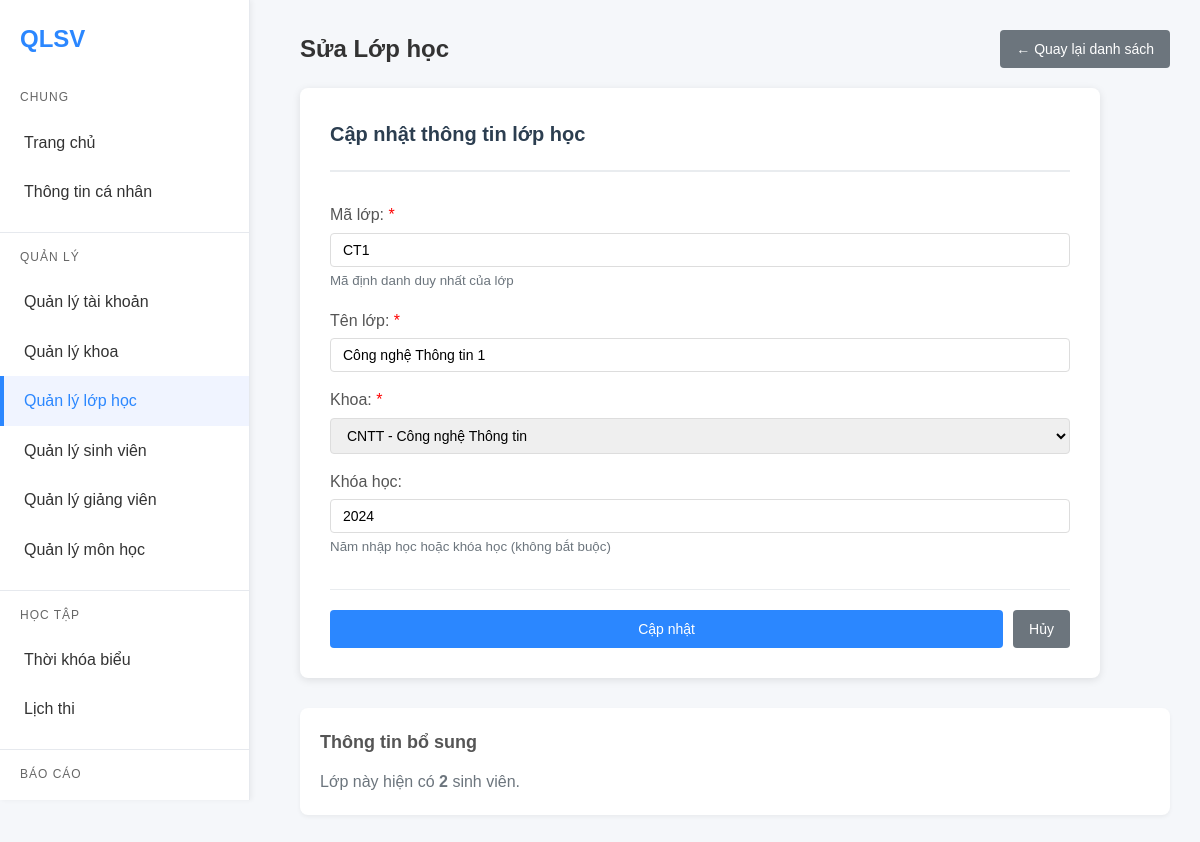
The page /classes/form.php?id=1 (signed in) on the database its author committed.
### tables this page shows
CREATE TABLE classes (
    id INT AUTO_INCREMENT PRIMARY KEY,
    class_code VARCHAR(20) UNIQUE NOT NULL,
    class_name VARCHAR(100) NOT NULL,
    department_id INT,
    academic_year INT NOT NULL,
    FOREIGN KEY (department_id) REFERENCES departments(id)
);

CREATE TABLE departments (
    id INT AUTO_INCREMENT PRIMARY KEY,
    department_code VARCHAR(10) UNIQUE NOT NULL,
    department_name VARCHAR(100) NOT NULL
);

### classes/form.php (the view, shortened to what this page needs)
<?php
require_once '../connect.php';
$id = $_GET['id'] ?? null;
$class = null;
if ($id) {
    $sql = "SELECT * FROM classes WHERE id = ?";
    $stmt = mysqli_prepare($connection, $sql);
    mysqli_stmt_bind_param($stmt, "i", $id);
    mysqli_stmt_execute($stmt);
    $result = mysqli_stmt_get_result($stmt);
    $class = mysqli_fetch_assoc($result);
}
$dept_sql = "SELECT id, department_code, department_name FROM departments ORDER BY department_code";
$departments = mysqli_query($connection, $dept_sql);
?>
<!DOCTYPE html>
<html lang="vi">
<head>
    <link rel="stylesheet" href="../css/chung.css?v=3">
</head>
<body>
    <div class="sidebar">
        <div class="brand">QLSV</div>
        <div class="nav-section">
            <div class="nav-header">Chung</div>
            <a href="../dashboard.php">Trang chủ</a>
            <a href="../profile.php">Thông tin cá nhân</a>
        </div>
        <div class="nav-section">
            <div class="nav-header">Quản lý</div>
            <a href="../account/list.php">Quản lý tài khoản</a>
            <a href="../department/list.php">Quản lý khoa</a>
            <a href="list.php" class="active">Quản lý lớp học</a>
            <a href="../student/list.php">Quản lý sinh viên</a>
            <a href="../teacher/list.php">Quản lý giảng viên</a>
            <a href="../subject/list.php">Quản lý môn học</a>
        </div>
        <div class="nav-section">
            <div class="nav-header">Học tập</div>
            <a href="../schedule/index.php">Thời khóa biểu</a>
            <a href="../schedule/lichthi.php">Lịch thi</a>
        </div>
        <div class="nav-section">
            <div class="nav-header">Báo cáo</div>
            <a href="../reports/students.php">Thống kê sinh viên</a>
        </div>
    </div>
    <div class="main">
        <div class="actions">
            <h1><?php echo $id ? ' Sửa' : ' Thêm'; ?> Lớp học</h1>
            <a href="list.php" class="btn btn-secondary">← Quay lại danh sách</a>
        </div>
        <div class="form-container">
            <div class="form-header">
                <h2><?php echo $id ? 'Cập nhật thông tin lớp học' : 'Thêm lớp học mới'; ?></h2>
            </div>
            <form method="post" action="form.php<?php echo $id ? '?id=' . $id : ''; ?>">
                <div class="form-group">
                    <label>Mã lớp: <span style="color: red;">*</span></label>
                    <input type="text" name="class_code" class="form-control"
                           placeholder="VD: CNTT01, KTDT01..."
                           value="<?php echo htmlspecialchars($class['class_code'] ?? ''); ?>"
                           required
                           <?php echo $id ? '' : 'autofocus'; ?>>
                    <small style="color: #6c757d;">Mã định danh duy nhất của lớp</small>
                </div>
                <div class="form-group">
                    <label>Tên lớp: <span style="color: red;">*</span></label>
                    <input type="text" name="class_name" class="form-control"
                           placeholder="VD: Công nghệ thông tin 01"
                           value="<?php echo htmlspecialchars($class['class_name'] ?? ''); ?>"
                           required>
                </div>
                <div class="form-group">
                    <label>Khoa: <span style="color: red;">*</span></label>
                    <select name="department_id" class="form-control" required>
                        <?php
                        mysqli_data_seek($departments, 0);
                        while ($dept = mysqli_fetch_assoc($departments)):
                        ?>
                            <option value="<?php echo $dept['id']; ?>"
                                    <?php echo (isset($class['department_id']) && $class['department_id'] == $dept['id']) ? 'selected' : ''; ?>>
                                <?php echo htmlspecialchars($dept['department_code'] . ' - ' . $dept['department_name']); ?>
                            </option>
                        <?php endwhile; ?>
                    </select>
                </div>
                <div class="form-group">
                    <label>Khóa học:</label>
                    <input type="text" name="academic_year" class="form-control"
                           placeholder="VD: 2024, K19, 2020-2024..."
                           value="<?php echo htmlspecialchars($class['academic_year'] ?? ''); ?>">
                    <small style="color: #6c757d;">Năm nhập học hoặc khóa học (không bắt buộc)</small>
                </div>
                <div style="display: flex; gap: 10px; margin-top: 30px; padding-top: 20px; border-top: 1px solid #e9ecef;">
                    <button type="submit" class="btn btn-primary" style="flex: 1;">
                        <?php echo $id ? ' Cập nhật' : ' Thêm lớp'; ?>
                    </button>
                    <a href="list.php" class="btn btn-secondary"> Hủy</a>
                </div>
            </form>
        </div>
        <?php if ($id && $class): ?>
        <div class="card" style="margin-top: 30px;">
            <div class="card-body">
                <h3> Thông tin bổ sung</h3>
                <p style="color: #6c757d;">
                    <?php
                    $stats_sql = "SELECT COUNT(*) as student_count FROM students WHERE class_id = ?";
                    $stmt = mysqli_prepare($connection, $stats_sql);
                    mysqli_stmt_bind_param($stmt, "i", $id);
                    mysqli_stmt_execute($stmt);
                    $student_count = mysqli_fetch_assoc(mysqli_stmt_get_result($stmt))['student_count'];
                    ?>
                    Lớp này hiện có <strong><?php echo $student_count; ?></strong> sinh viên.
                </p>
            </div>
        </div>
        <?php endif; ?>
    </div>
</body>
</html>

### css/chung.css (style rules this page uses)
* { margin: 0; padding: 0; box-sizing: border-box; }
body { font-family: Arial, Helvetica, sans-serif; background: #f5f7fa; line-height: 1.6; color: #333; min-height: 100vh; }
.sidebar { position: fixed !important; left: 0; top: 0; width: 250px !important; height: 100vh !important; background: #fff; border-right: 1px solid #e6e9ee; padding-top: 20px; z-index: 1000; overflow-y: auto; box-shadow: 2px 0 5px rgba(0,0,0,0.05); }
.main { margin-left: 270px !important; padding: 30px; min-height: 100vh; }
.brand { font-weight: bold !important; padding: 0 20px 20px !important; color: #2b87ff !important; font-size: 24px !important; }
.sidebar a { display: block !important; padding: 12px 20px !important; color: #333 !important; text-decoration: none !important; border-left: 4px solid transparent !important; transition: all 0.3s ease !important; }
.sidebar a:hover, .sidebar a.active { background: #f0f4ff !important; border-left-color: #2b87ff !important; color: #2b87ff !important; }
.actions { display: flex; justify-content: space-between; align-items: center; margin-bottom: 20px; flex-wrap: wrap; gap: 15px; }
.actions h1 { margin: 0; }
.form-control { width: 100%; padding: 8px 12px; border: 1px solid #ddd; border-radius: 4px; font-size: 14px; }
.nav-section { margin-bottom: 15px; border-bottom: 1px solid #e6e9ee; padding-bottom: 15px; }
.nav-header { padding: 0 20px; color: #666; font-size: 12px; text-transform: uppercase; letter-spacing: 1px; margin: 10px 0; }
h1 { color: #333; margin-bottom: 20px; font-size: 24px; }
h2 { color: #444; margin-bottom: 15px; font-size: 20px; }
h3 { color: #555; margin-bottom: 12px; font-size: 18px; }
.form-group { margin-bottom: 15px; }
.form-group label { display: block; margin-bottom: 5px; color: #555; font-weight: 500; }
input[type="text"], input[type="password"], input[type="email"], input[type="number"], input[type="date"], select, textarea { width: 100%; padding: 8px 12px; border: 1px solid #ddd; border-radius: 4px; font-size: 14px; transition: border-color 0.3s ease; }
.btn { display: inline-block; padding: 8px 16px; border: none; border-radius: 4px; cursor: pointer; font-size: 14px; font-weight: 500; text-decoration: none; transition: background-color 0.3s ease; }
.btn-primary { background: #2b87ff; color: white; }
.btn-secondary { background: #6c757d; color: white; }
.card { background: white; border-radius: 8px; box-shadow: 0 2px 4px rgba(0,0,0,0.05); margin-bottom: 20px; overflow: hidden; }
.card-body { padding: 20px; }

### classes/form.php (style rules this page uses)
.form-container { max-width: 800px; background: white; padding: 30px; border-radius: 8px; box-shadow: 0 2px 8px rgba(0,0,0,0.1); }
.form-header { margin-bottom: 30px; padding-bottom: 20px; border-bottom: 2px solid #e9ecef; }
.form-header h2 { margin: 0; color: #2c3e50; }

### rows shown on the page
classes: class_code "CT1", class_name "Công nghệ Thông tin 1", department_id "CNTT - Công nghệ Thông tin", academic_year "2024"

### other values the page prints
$student_count "2"
